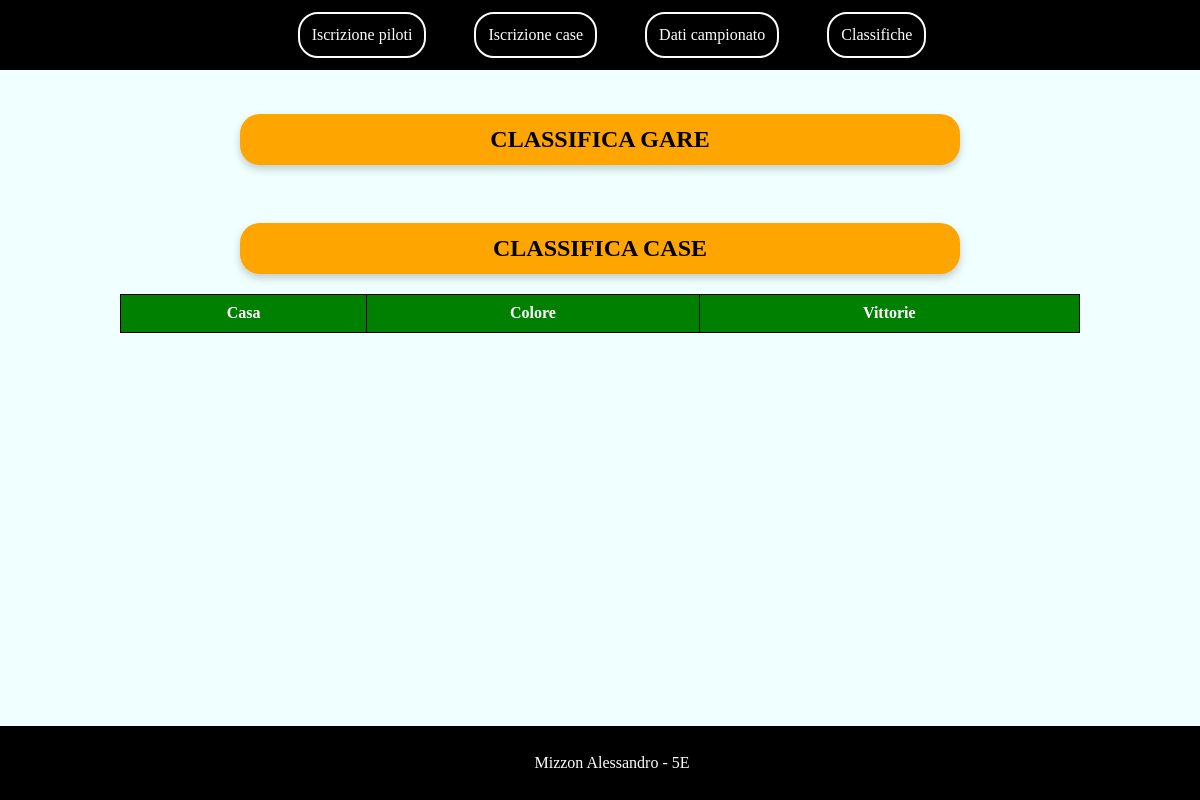
/PHP/web_dev/campionato_automobilistico/classifiche.php, run on an earlier commit of the app's database.
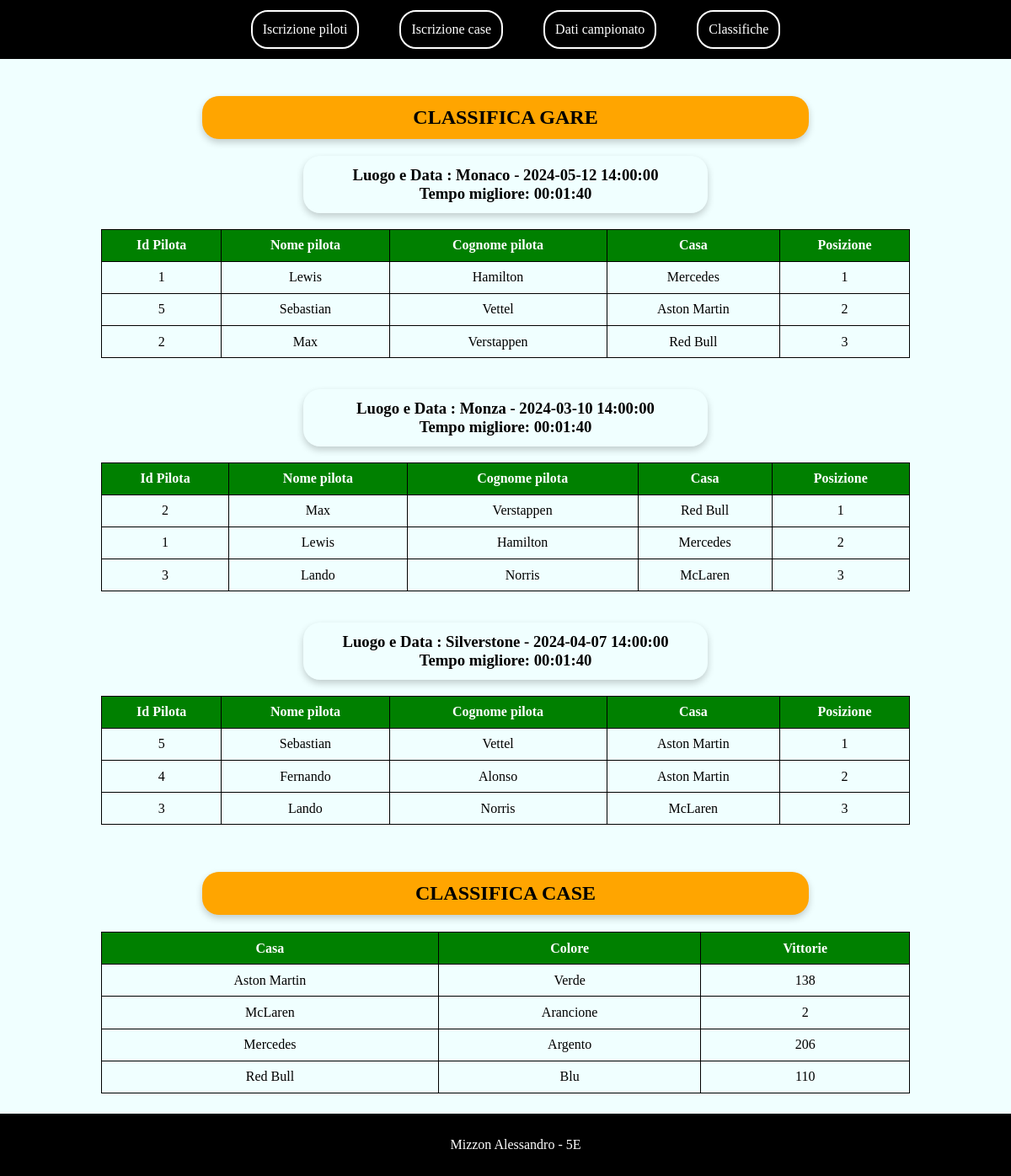
And on a later commit of the database.
### tables this page shows
create table datiCampionato as
select p.nome,
       p.cognome,
       p.nazionalita,
       p.numero,
       p.vittorie,
       p.nome_casa,
       c.colore     as colore_casa,
       g.data_gara  as data_gara,
       g.luogo_gara as luogo_gara,
       g.posizione  as posizione,
       g1.tempo_veloce
from piloti p
         join case_automobilistiche c on p.nome_casa = c.nome
         join gareggiare g on p.numero = g.id_pilota
         join gare g1 on g.luogo_gara = g1.luogo and g.data_gara = g1.data;

### PHP/web_dev/campionato_automobilistico/classifiche.php (the view, shortened to what this page needs)
<?php
require './connectionToDB.php';
require './navbar.php';
$queryClassificaGare = 'select *
from db_campionato_automobilistico.datiCampionato
order by luogo_gara, posizione';
$queryClassificaCase = 'select d.nome_casa, d.colore_casa, sum(d.vittorie) as vittorie
from db_campionato_automobilistico.datiCampionato d
group by d.nome_casa';
?>
<div style="margin-top: 2%; margin-bottom: 2%">
    <h2 class="entità">CLASSIFICA GARE</h2>
    <?php
    try {
        $stm = $db->prepare($queryClassificaGare);
        $stm->execute();
        $gare = [];
        while ($gara = $stm->fetch(PDO::FETCH_ASSOC)) {
            $chiavePrimaria = $gara['luogo_gara'] . ' - ' . $gara['data_gara'];
            $gare[$chiavePrimaria][] = $gara;
            $miglior_tempo = $gara['tempo_veloce'];
        }
        foreach ($gare as $gara => $classifica) {
            echo "<h3 style='text-align: center'>Luogo e Data : $gara<br>Tempo migliore: $miglior_tempo<br></h3>";
            echo "<table><thead>
                    <tr>
                        <th class='col'>Id Pilota</th>
                        <th class='col'>Nome pilota</th>
                        <th class='col'>Cognome pilota</th>
                        <th class='col'>Casa</th>
                        <th class='col'>Posizione</th>
                    </tr>
                  </thead>
                  <tbody>";
            foreach ($classifica as $row) {
                echo "<tr>
                        <td>{$row['numero']}</td>
                        <td>{$row['nome']}</td>
                        <td>{$row['cognome']}</td>
                        <td>{$row['nome_casa']}</td>
                        <td>{$row['posizione']}</td>
                      </tr>";
            }
            echo "</tbody></table><br>";
        }
    } catch (Exception $e) {
        logError($e);
    }
    ?>
    <br>
    <h2 class="entità">CLASSIFICA CASE</h2>
    <table>
        <thead>
        <tr>
            <th class="col">Casa</th>
            <th class="col">Colore</th>
            <th class="col">Vittorie</th>
        </tr>
        </thead>
        <tbody>
        <?php
        try {
            $stm = $db->prepare($queryClassificaCase);
            $stm->execute();
            while ($casa = $stm->fetch()) {
                echo '<tr>';
                echo '<td>' . $casa->nome_casa . "</td>";
                echo '<td>' . $casa->colore_casa . "</td>";
                echo '<td>' . $casa->vittorie . "</td>";
                echo '</tr>';
            }
        } catch (Exception $e) {
            logError($e);
        }
        ?>
        </tbody>
    </table>
</div>
<?php
require './footer.php';
?>

### PHP/web_dev/campionato_automobilistico/navbar.php (shortened to what this page needs)
<!doctype html>
<html lang="en">
<head>
    <link rel="stylesheet" href="./style.css">
</head>
<body>
<div class="navbar">
    <a href="./iscrizione_piloti.php">Iscrizione piloti</a>
    <a href="./iscrizione_case.php">Iscrizione case</a>
    <a href="./datiCampionato.php">Dati campionato</a>
    <a href="./classifiche.php">Classifiche</a>
</div>
</body>
</html>

### PHP/web_dev/campionato_automobilistico/footer.php
<footer>
    <p>Mizzon Alessandro - 5E</p>
</footer>

### PHP/web_dev/campionato_automobilistico/style.css (style rules this page uses)
html, body { height: 100%; margin: 0; padding: 0; }
body { display: flex; flex-direction: column; background-color: azure; }
.navbar, footer { background-color: black; padding: 1%; text-align: center; align-items: center; justify-content: center; display: flex; width: 100%; }
.navbar a { color: white; margin: 0 2%; border: 2px solid white; border-radius: 20px; padding: 1%; text-decoration: none; transition: background-color 0.3s; }
footer { color: white; margin-top: auto; }
h2, h3 { text-align: center; border-radius: 20px; padding: 1%; box-shadow: 0 4px 8px rgba(0, 0, 0, 0.2); }
h2 { margin-left: 20%; margin-right: 20%; }
h3 { margin-left: 30%; margin-right: 30%; }
.entità { background-color: orange; color: black; }
table { width: 80%; border-collapse: collapse; margin: 0 auto; }
th, td { padding: 1%; text-align: center; border: 1px solid black; }
th { background-color: green; color: white; }

What changed in the data, as far as the page shows it:
added daticampionato: tempo_veloce "00:01:40", numero "3", nome "Lando", cognome "Norris", nome_casa "McLaren", posizione "3", shown under "Silverstone - 2024-04-07 14:00:00"
added daticampionato: numero "1", nome "Lewis", cognome "Hamilton", nome_casa "Mercedes", posizione "1", shown under "Monaco - 2024-05-12 14:00:00"
added daticampionato: numero "5", nome "Sebastian", cognome "Vettel", nome_casa "Aston Martin", posizione "2", shown under "Monaco - 2024-05-12 14:00:00"
added daticampionato: numero "2", nome "Max", cognome "Verstappen", nome_casa "Red Bull", posizione "3", shown under "Monaco - 2024-05-12 14:00:00"
added daticampionato: numero "2", nome "Max", cognome "Verstappen", nome_casa "Red Bull", posizione "1", shown under "Monza - 2024-03-10 14:00:00"
added daticampionato: numero "1", nome "Lewis", cognome "Hamilton", nome_casa "Mercedes", posizione "2", shown under "Monza - 2024-03-10 14:00:00"
added daticampionato: numero "3", nome "Lando", cognome "Norris", nome_casa "McLaren", posizione "3", shown under "Monza - 2024-03-10 14:00:00"
added daticampionato: numero "5", nome "Sebastian", cognome "Vettel", nome_casa "Aston Martin", posizione "1", shown under "Silverstone - 2024-04-07 14:00:00"
added daticampionato: numero "4", nome "Fernando", cognome "Alonso", nome_casa "Aston Martin", posizione "2", shown under "Silverstone - 2024-04-07 14:00:00"
Also different on the page:
new list line: "Luogo e Data : Monaco - 2024-05-12 14:00:00 Tempo migliore: Id Pilota Nome pilota Cognome pilota Casa Posizione"
new list line: "Luogo e Data : Monza - 2024-03-10 14:00:00 Tempo migliore: Id Pilota Nome pilota Cognome pilota Casa Posizione"
new list line: "Luogo e Data : Silverstone - 2024-04-07 14:00:00 Tempo migliore: Id Pilota Nome pilota Cognome pilota Casa Posizione"
new list line: "Aston Martin Verde 138"
new list line: "McLaren Arancione 2"
new list line: "Mercedes Argento 206"
new list line: "Red Bull Blu 110"
